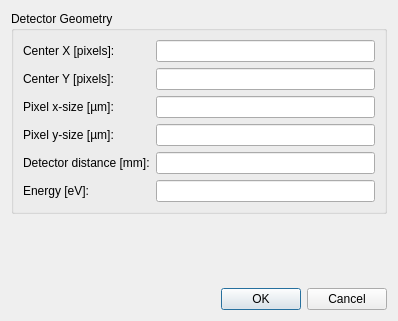
<?xml version="1.0" encoding="UTF-8"?>
<ui version="4.0">
 <class>GeometryWidget</class>
 <widget class="QDialog" name="GeometryWidget">
  <property name="geometry">
   <rect>
    <x>0</x>
    <y>0</y>
    <width>398</width>
    <height>321</height>
   </rect>
  </property>
  <property name="windowTitle">
   <string>Geometry</string>
  </property>
  <layout class="QGridLayout" name="gridLayout_3">
   <item row="0" column="0">
    <layout class="QVBoxLayout" name="verticalLayout">
     <item>
      <widget class="QGroupBox" name="groupBox">
       <property name="title">
        <string>Detector Geometry</string>
       </property>
       <layout class="QGridLayout" name="gridLayout_2">
        <item row="0" column="0">
         <layout class="QGridLayout" name="gridLayout">
          <item row="0" column="0">
           <widget class="QLabel" name="centerxLabel">
            <property name="toolTip">
             <string>x-coordinate of the center of the image in pixels</string>
            </property>
            <property name="text">
             <string>Center X [pixels]:</string>
            </property>
            <property name="buddy">
             <cstring>centerxLineEdit</cstring>
            </property>
           </widget>
          </item>
          <item row="0" column="1">
           <widget class="QLineEdit" name="centerxLineEdit">
            <property name="toolTip">
             <string>x-coordinate of the center of the image in pixels</string>
            </property>
           </widget>
          </item>
          <item row="1" column="0">
           <widget class="QLabel" name="centeryLabel">
            <property name="toolTip">
             <string>y-coordinate of the center of the image in pixels</string>
            </property>
            <property name="text">
             <string>Center Y [pixels]:</string>
            </property>
            <property name="buddy">
             <cstring>centeryLineEdit</cstring>
            </property>
           </widget>
          </item>
          <item row="1" column="1">
           <widget class="QLineEdit" name="centeryLineEdit">
            <property name="toolTip">
             <string>y-coordinate of the center of the image in pixels</string>
            </property>
           </widget>
          </item>
          <item row="2" column="1">
           <widget class="QLineEdit" name="pixelsizexLineEdit"/>
          </item>
          <item row="3" column="1">
           <widget class="QLineEdit" name="pixelsizeyLineEdit"/>
          </item>
          <item row="4" column="1">
           <widget class="QLineEdit" name="detdistanceLineEdit">
            <property name="toolTip">
             <string>Detector distance in mm</string>
            </property>
           </widget>
          </item>
          <item row="5" column="1">
           <widget class="QLineEdit" name="energyLineEdit">
            <property name="toolTip">
             <string>photon energy in eV</string>
            </property>
           </widget>
          </item>
          <item row="2" column="0">
           <widget class="QLabel" name="pixelsizexLabel">
            <property name="text">
             <string>Pixel x-size [µm]:</string>
            </property>
            <property name="buddy">
             <cstring>pixelsizexLineEdit</cstring>
            </property>
           </widget>
          </item>
          <item row="3" column="0">
           <widget class="QLabel" name="pixelsizeyLabel">
            <property name="text">
             <string>Pixel y-size [µm]:</string>
            </property>
            <property name="buddy">
             <cstring>pixelsizeyLineEdit</cstring>
            </property>
           </widget>
          </item>
          <item row="4" column="0">
           <widget class="QLabel" name="detdistanceLabel">
            <property name="toolTip">
             <string>Detector distance in mm</string>
            </property>
            <property name="text">
             <string>Detector distance [mm]:</string>
            </property>
            <property name="buddy">
             <cstring>detdistanceLineEdit</cstring>
            </property>
           </widget>
          </item>
          <item row="5" column="0">
           <widget class="QLabel" name="energyLabel">
            <property name="toolTip">
             <string>photon energy in eV</string>
            </property>
            <property name="text">
             <string>Energy [eV]:</string>
            </property>
            <property name="buddy">
             <cstring>energyLineEdit</cstring>
            </property>
           </widget>
          </item>
         </layout>
        </item>
       </layout>
      </widget>
     </item>
     <item>
      <spacer name="verticalSpacer">
       <property name="orientation">
        <enum>Qt::Vertical</enum>
       </property>
       <property name="sizeHint" stdset="0">
        <size>
         <width>20</width>
         <height>40</height>
        </size>
       </property>
      </spacer>
     </item>
     <item>
      <widget class="QDialogButtonBox" name="buttonBox">
       <property name="orientation">
        <enum>Qt::Horizontal</enum>
       </property>
       <property name="standardButtons">
        <set>QDialogButtonBox::Cancel|QDialogButtonBox::Ok</set>
       </property>
      </widget>
     </item>
    </layout>
   </item>
  </layout>
 </widget>
 <resources/>
 <connections>
  <connection>
   <sender>buttonBox</sender>
   <signal>accepted()</signal>
   <receiver>GeometryWidget</receiver>
   <slot>accept()</slot>
   <hints>
    <hint type="sourcelabel">
     <x>248</x>
     <y>254</y>
    </hint>
    <hint type="destinationlabel">
     <x>157</x>
     <y>274</y>
    </hint>
   </hints>
  </connection>
  <connection>
   <sender>buttonBox</sender>
   <signal>rejected()</signal>
   <receiver>GeometryWidget</receiver>
   <slot>reject()</slot>
   <hints>
    <hint type="sourcelabel">
     <x>316</x>
     <y>260</y>
    </hint>
    <hint type="destinationlabel">
     <x>286</x>
     <y>274</y>
    </hint>
   </hints>
  </connection>
 </connections>
</ui>
